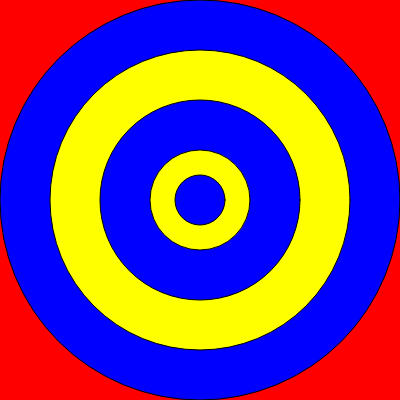
Frame 1 (no input)
Frame 60 (no input): identical to frame 1, image omitted
Frame 120 (the mouse pressed at the canvas centre since frame 60): identical to frame 1, image omitted

The p5.js sketch that drew this single still picture (run headless with seeded random() and noise() and a simulated clock; from frame 60 on, the mouse is pressed at the canvas centre):

// p5.js sketch
// ── sketch.js

// CREATES THE CANVAS //

function setup() {
  createCanvas(400, 400);
}


// N CIRCLE IS BLUE, N=1 IS YELLOW, PROGRESSIVELY GETTING SMALLER // 

function draw() {
  background(255, 0, 0,);
  fill(0, 0, 255)
  ellipse(200, 200, 400, 400);
  fill(255, 255, 0)
  ellipse(200, 200, 300, 300)
  fill(0, 0, 255)
  ellipse(200, 200, 200, 200);
  fill(255, 255, 0)
  ellipse(200, 200, 100, 100)
  fill(0, 0, 255)
  ellipse(200, 200, 50, 50);
}
